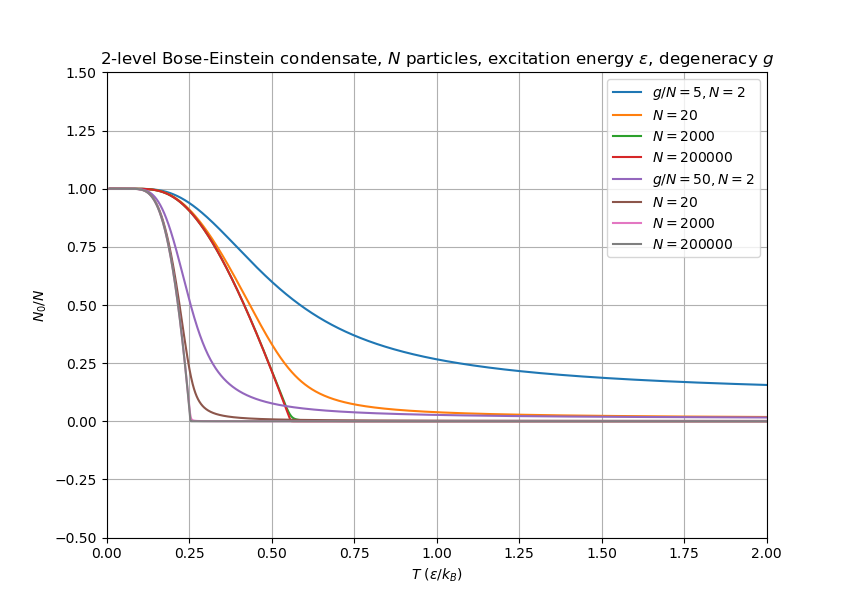

Here is the Python script that generated this plot:

# coding: utf-8

# In[1]:


import numpy as np
import matplotlib.pyplot as plt
import scipy.constants as cst


# # Two-level BEC

# In[2]:


# Ground-state: E=0
# First excited state: energy E
# Temperature unit: E/kB
N=10000 # total number of particles 


# # Two-level BEC without degeneracy

# In[3]:


# http://faculty.washington.edu/goussiou/486_W15/Saxberg_BoseEinstein.pdf
def Nexc(N,T):
    ### mean number of bosons in excited state
    r=np.exp(-1/T)
    return (r-(N+1-N*r)*r**(N+1))/(1-r)/(1-r**(N+1))

T=np.arange(0.01,200,0.01)
plt.plot(T,N-Nexc(N,T))
plt.show()
# no critical temperature visible (actually infinite)


# # Two-level BEC with degeneracy 

# In[6]:


N=2000
g=10000
def x(N,g,T): # exp(-mu/kB T) should be larger than 1 and tend to 1 for T->0
    r1=np.exp(1/T) # r^{-1}
    b=r1+1+(r1+g)/N
    return (b+np.sqrt(b**2-4*r1*(g+1)/N-4*r1))/2/r1

Tc=1/np.log(1+np.float(g)/N)
print ('Critical temperature estimate =', Tc)
print (cst.Boltzmann*170e-9*np.log(3))
print (2.58e-30/cst.Boltzmann/np.log(3))


# In[7]:


Tmax=(3*Tc).astype(int)+1
T=np.arange(0.01,Tmax,0.001)
#plt.plot(T,x(N,g,T))
#plt.plot(T,1/(x(N,g,T)-1)/N, T, g/(np.exp(1/T)*x(N,g,T)-1)/N)
plt.plot(T, 1/(x(N/1000,g/1000,T)-1)/(N/1000), T, 1/(x(N/100,g/100,T)-1)/(N/100),
         T, 1/(x(N,g,T)-1)/N, T, 1/(x(N*100,g*100,T)-1)/100/N)
plt.plot(T, 1/(x(N/1000,g/100,T)-1)/(N/1000), T, 1/(x(N/100,g/10,T)-1)/(N/100),
         T, 1/(x(N,g*10,T)-1)/N, T,1/(x(N*100,g*1000,T)-1)/100/N,)
plt.grid()
plt.xlim(0,Tmax)
plt.ylim(-0.5,1.5)
plt.title('2-level Bose-Einstein condensate, $N$ particles, excitation energy $\epsilon$, degeneracy $g$')
plt.xlabel('$T \ (\epsilon/k_B$)')
plt.ylabel('$N_0/N$')
plt.legend(['$g/N=5, N=2$', '$N=20$', '$N=2000$', '$N=200000$', '$g/N=50, N=2$', '$N=20$', '$N=2000$', '$N=200000$'])
plt.show()
